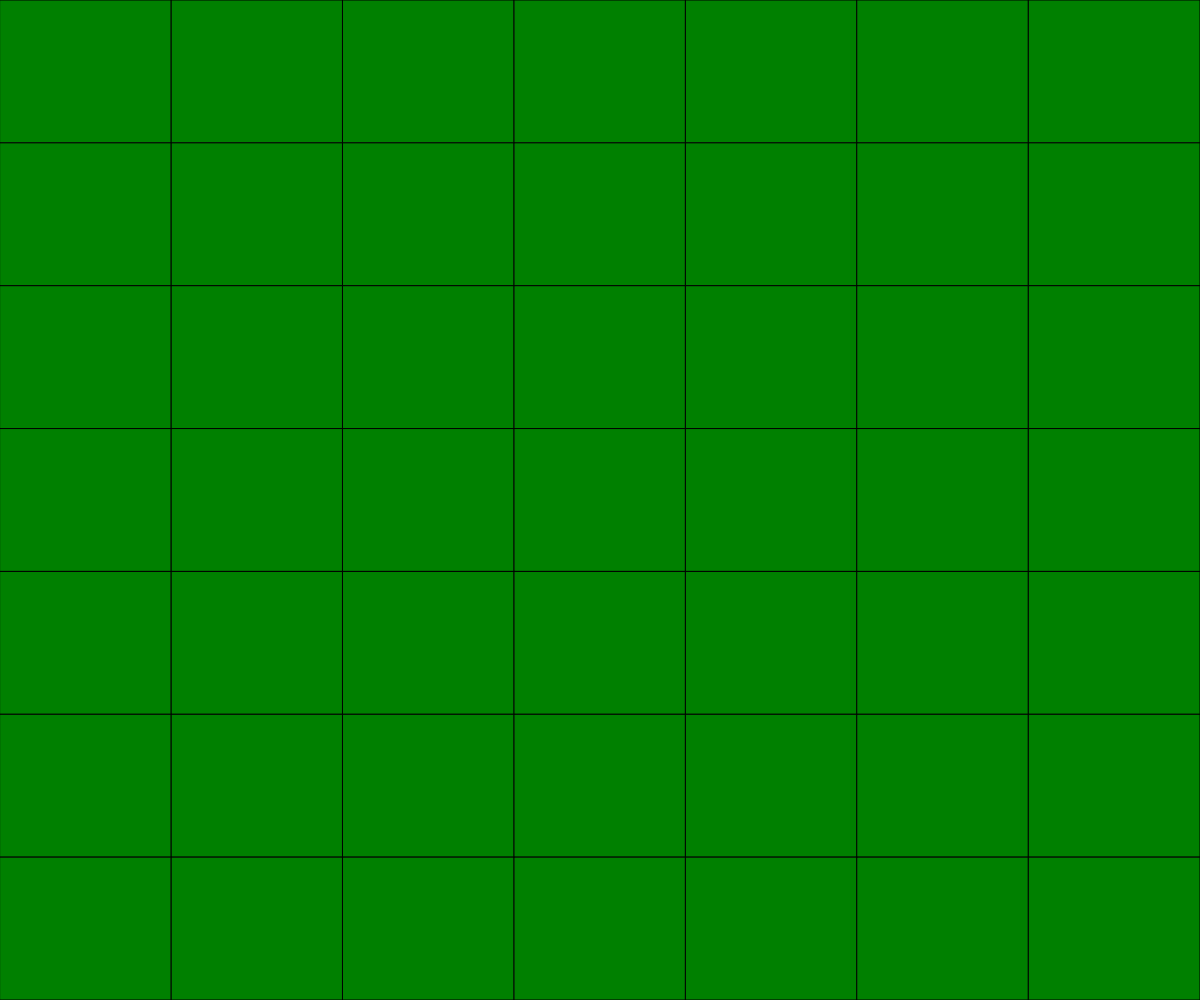
Frame 1 (no input)
Frame 60 (no input): identical to frame 1, image omitted
Frame 120 (the mouse pressed at the canvas centre since frame 60): identical to frame 1, image omitted

The p5.js sketch that drew this single still picture (run headless with seeded random() and noise() and a simulated clock; from frame 60 on, the mouse is pressed at the canvas centre):

// p5.js sketch
// ── sketch.js
// Only one color 
// Corey Klassen
// Jan, 27th, 2021
//
// Extra for Experts:
// - describe what you did to take this project "above and beyond"


  
// Only one color

let grid = createEmptyGrid(7, 7);
let rows, cols, cellWidth, cellHeight;


function setup() {
  createCanvas(windowWidth, windowHeight);
  rows = grid.length;
  cols = grid[0].length;
  cellWidth = width/cols;
  cellHeight = height/rows;
}

function draw() {
  background(220);
  displayGrid();
}

function mousePressed() {

  
  let x = Math.floor(mouseX / cellWidth);
  let y = Math.floor(mouseY / cellHeight);

  toggleCell(x, y);   //self
  //toggleCell(x, y-1); //north
  //toggleCell(x, y+1); //south
  //toggleCell(x+1, y); //east
  //toggleCell(x-1, y); //west
}

function toggleCell(x, y) {
  if (x >= 0 && x < cols && y >= 0 && y < rows) {
    if (grid[y][x] === 1) {
      grid[y][x] = 0;
    }
  }
}


function displayGrid() {
  for (let y=0; y<rows; y++) {
    for (let x=0; x<cols; x++) {
      if (grid[y][x] === 0) {
        fill("green");
      }
      if (grid[y][x] === 1) {
        fill("Fuchsia");
      }
      rect(x*cellWidth, y*cellHeight, cellWidth, cellHeight);
    }
  }
}

function createEmptyGrid(cols, rows) {
  let empty = [];
  for (let y=0; y<rows; y++) {
    empty.push([]);
    for (let x=0; x<cols; x++) {
      empty[y].push(0);
    }
  }
  return empty;
}


function keyPressed() {
  if (key === "e") {
    grid = createEasyGrid(cols, rows);
  }
  if (key === "m") {
    grid = createMediumGrid(cols, rows);
  }
  if (key === "h") {
    grid = createHardGrid(cols, rows);
  }
}

function createEasyGrid(cols, rows) {
  let empty = [];
  for (let y=0; y<rows; y++) {
    empty.push([]);
    for (let x=0; x<cols; x++) {
      if(random(60) < 50){
        empty[y].push(0);
      }
      else {
        empty[y].push(1);
      }
    }
  }
  return empty;
}

function createMediumGrid(cols, rows) {
  let empty = [];
  for (let y=0; y<rows; y++) {
    empty.push([]);
    for (let x=0; x<cols; x++) {
      if(random(90) < 50){
        empty[y].push(0);
      }
      else {
        empty[y].push(1);
      }
    }
  }
  return empty;
}


function createHardGrid(cols, rows) {
  let empty = [];
  for (let y=0; y<rows; y++) {
    empty.push([]);
    for (let x=0; x<cols; x++) {
      if(random(150) < 50){
        empty[y].push(0);
      }
      else {
        empty[y].push(1);
      }
    }
  }
  return empty;
}
